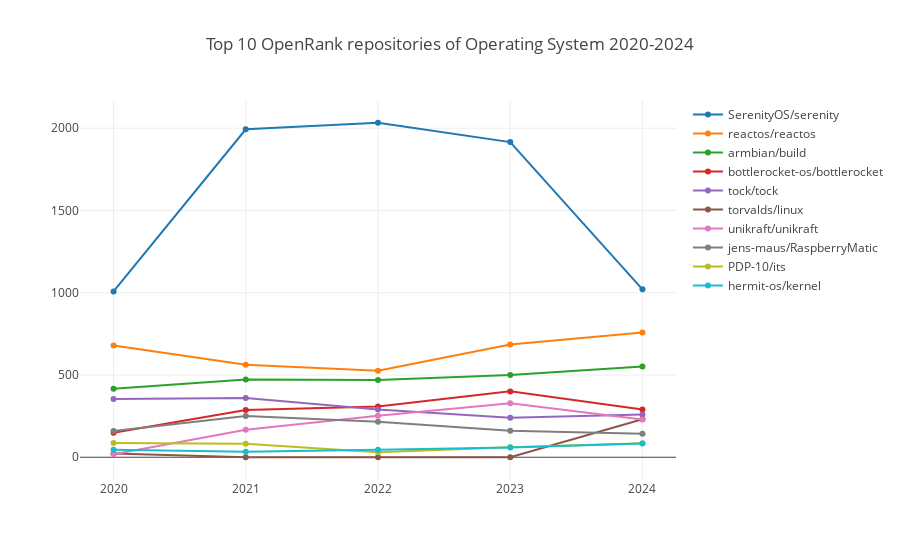

Notebook source saved alongside this figure:
### Markdown cell above
### 操作系统

### Code cell
processTechFieldRepoOpenrank(':technology/operating_system', 'Operating System');

### Figure 1 — Plotly figure (JSON) as saved in the notebook; plotly's stock layout.template omitted (floating-point values rounded to 4 significant figures)
{"data": [{"name": "SerenityOS/serenity", "x": [2020, 2021, 2022, 2023, 2024], "y": [1008.0, 1994.0, 2033.0, 1916.0, 1021.0]}, {"name": "reactos/reactos", "x": [2020, 2021, 2022, 2023, 2024], "y": [678.7, 562.0, 525.2, 685.7, 758.0]}, {"name": "armbian/build", "x": [2020, 2021, 2022, 2023, 2024], "y": [416.8, 472.5, 469.5, 500.4, 551.5]}, {"name": "bottlerocket-os/bottlerocket", "x": [2020, 2021, 2022, 2023, 2024], "y": [148.5, 286.6, 308.5, 400.4, 290.5]}, {"name": "tock/tock", "x": [2020, 2021, 2022, 2023, 2024], "y": [354.2, 359.9, 290.5, 240.2, 259.8]}, {"name": "torvalds/linux", "x": [2020, 2021, 2022, 2023, 2024], "y": [22.34, 0, 0, 0, 230.9]}, {"name": "unikraft/unikraft", "x": [2020, 2021, 2022, 2023, 2024], "y": [18.12, 167.4, 251.7, 328.7, 229.1]}, {"name": "jens-maus/RaspberryMatic", "x": [2020, 2021, 2022, 2023, 2024], "y": [160.2, 250.6, 215.7, 160.9, 143.3]}, {"name": "PDP-10/its", "x": [2020, 2021, 2022, 2023, 2024], "y": [87.2, 81.9, 29.68, 61.34, 85.37]}, {"name": "hermit-os/kernel", "x": [2020, 2021, 2022, 2023, 2024], "y": [45.73, 33.19, 46.09, 59.65, 83.2]}], "layout": {"autosize": true, "title": {"text": "Top 10 OpenRank repositories of Operating System 2020-2024"}, "xaxis": {"autorange": true, "range": [2020.0, 2024.0], "type": "linear"}, "yaxis": {"autorange": true, "range": [-167.8, 2201.0], "type": "linear"}}}
